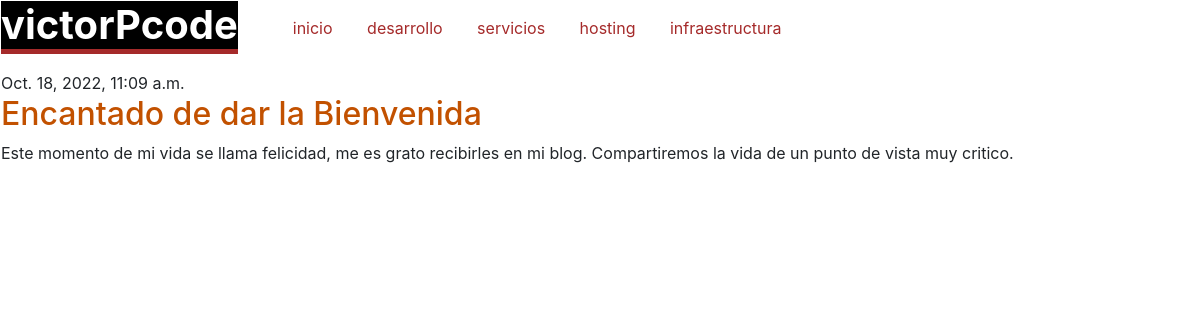
Before: /post/1/ with the older database file.
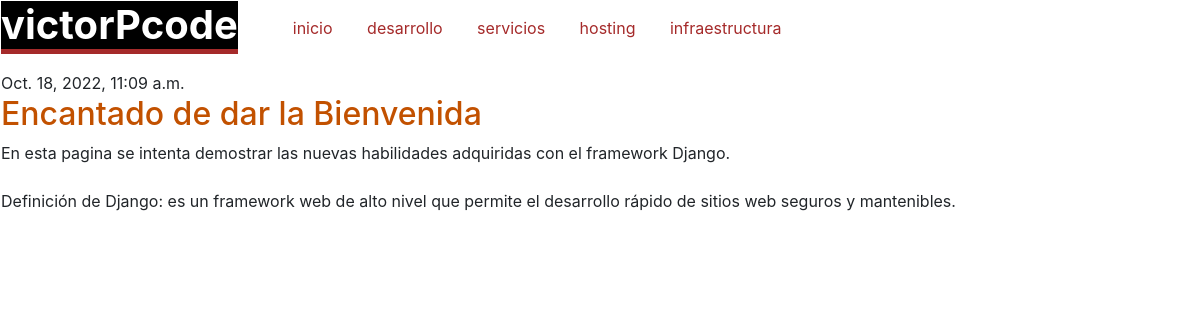
After: the same page with the newer database file.
### blog/models.py (models this page shows, shortened)
class Post(models.Model):
    author = models.ForeignKey(settings.AUTH_USER_MODEL, on_delete=models.CASCADE)
    title = models.CharField(max_length=200)
    text = models.TextField()
    created_date = models.DateTimeField(default=timezone.now)
    published_date = models.DateTimeField(blank=True, null=True)

### blog/views.py (the view)
# urls.py: path('post/<int:pk>/', views.post_detail, name='post_detail'),
def post_detail(request, pk):
    post = get_object_or_404(Post, pk=pk)
    return render(request, 'blog/post_detail.html', {'post': post})

### blog/templates/blog/post_detail.html (shortened to what this page needs)
{% extends 'blog/base.html' %}
{% block content %}
<main>
    <article class="post">
        {% if post.published_date %}
            <time class="date">
                {{ post.published_date }}
            </time>
        {% endif %}
        <h2 style="color: #C25100;">{{ post.title }}</h2>
        <p>{{ post.text|linebreaksbr }}</p>
    </article>
</main>
{% endblock %}

Changed rows visible on the page:
changed Post "Encantado de dar la Bienvenida": text "Este momento de mi vida se llama felicidad, me es grato recibirles en mi blog. Compartiremos la vida de un punto de vista muy critico." → "En esta pagina se intenta demostrar las nuevas habilidades adquiridas con el framework Django. Definición de Django: es un framework web de alto nivel que permite el desarrollo rápido de sitios web seguros y mantenibles."
